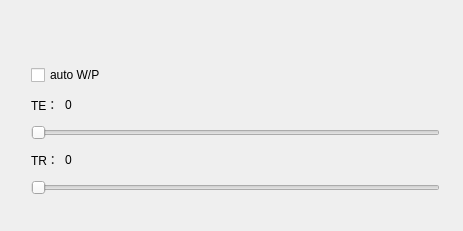
<?xml version="1.0" encoding="UTF-8"?>
<ui version="4.0">
 <class>physicpara</class>
 <widget class="QWidget" name="physicpara">
  <property name="geometry">
   <rect>
    <x>0</x>
    <y>0</y>
    <width>463</width>
    <height>231</height>
   </rect>
  </property>
  <property name="windowTitle">
   <string>physicpara</string>
  </property>
  <widget class="QWidget" name="layoutWidget">
   <property name="geometry">
    <rect>
     <x>20</x>
     <y>50</y>
     <width>431</width>
     <height>161</height>
    </rect>
   </property>
   <layout class="QVBoxLayout" name="verticalLayout">
    <item>
     <widget class="QCheckBox" name="autoWPcheckBox">
      <property name="text">
       <string>auto W/P</string>
      </property>
     </widget>
    </item>
    <item>
     <layout class="QHBoxLayout" name="horizontalLayout_4">
      <item>
       <widget class="QLabel" name="TElabel">
        <property name="text">
         <string>TE：</string>
        </property>
       </widget>
      </item>
      <item>
       <widget class="QLabel" name="TEvalueLabel">
        <property name="sizePolicy">
         <sizepolicy hsizetype="Fixed" vsizetype="Fixed">
          <horstretch>0</horstretch>
          <verstretch>0</verstretch>
         </sizepolicy>
        </property>
        <property name="minimumSize">
         <size>
          <width>50</width>
          <height>0</height>
         </size>
        </property>
        <property name="text">
         <string>0</string>
        </property>
       </widget>
      </item>
      <item>
       <spacer name="horizontalSpacer_2">
        <property name="orientation">
         <enum>Qt::Horizontal</enum>
        </property>
        <property name="sizeHint" stdset="0">
         <size>
          <width>40</width>
          <height>20</height>
         </size>
        </property>
       </spacer>
      </item>
     </layout>
    </item>
    <item>
     <layout class="QHBoxLayout" name="horizontalLayout_2">
      <item>
       <widget class="QSlider" name="TESlider">
        <property name="maximum">
         <number>1000</number>
        </property>
        <property name="tracking">
         <bool>true</bool>
        </property>
        <property name="orientation">
         <enum>Qt::Horizontal</enum>
        </property>
        <property name="tickPosition">
         <enum>QSlider::NoTicks</enum>
        </property>
        <property name="tickInterval">
         <number>0</number>
        </property>
       </widget>
      </item>
     </layout>
    </item>
    <item>
     <layout class="QHBoxLayout" name="horizontalLayout_3">
      <item>
       <widget class="QLabel" name="TRlabel">
        <property name="text">
         <string>TR：</string>
        </property>
       </widget>
      </item>
      <item>
       <widget class="QLabel" name="TRvalueLabel">
        <property name="sizePolicy">
         <sizepolicy hsizetype="Minimum" vsizetype="Fixed">
          <horstretch>0</horstretch>
          <verstretch>0</verstretch>
         </sizepolicy>
        </property>
        <property name="minimumSize">
         <size>
          <width>50</width>
          <height>0</height>
         </size>
        </property>
        <property name="text">
         <string>0</string>
        </property>
       </widget>
      </item>
      <item>
       <spacer name="horizontalSpacer">
        <property name="orientation">
         <enum>Qt::Horizontal</enum>
        </property>
        <property name="sizeHint" stdset="0">
         <size>
          <width>40</width>
          <height>20</height>
         </size>
        </property>
       </spacer>
      </item>
     </layout>
    </item>
    <item>
     <layout class="QHBoxLayout" name="horizontalLayout">
      <item>
       <widget class="QSlider" name="TRSlider">
        <property name="maximum">
         <number>10000</number>
        </property>
        <property name="singleStep">
         <number>1</number>
        </property>
        <property name="tracking">
         <bool>true</bool>
        </property>
        <property name="orientation">
         <enum>Qt::Horizontal</enum>
        </property>
        <property name="tickPosition">
         <enum>QSlider::NoTicks</enum>
        </property>
        <property name="tickInterval">
         <number>0</number>
        </property>
       </widget>
      </item>
     </layout>
    </item>
   </layout>
  </widget>
 </widget>
 <layoutdefault spacing="6" margin="11"/>
 <resources/>
 <connections/>
</ui>
